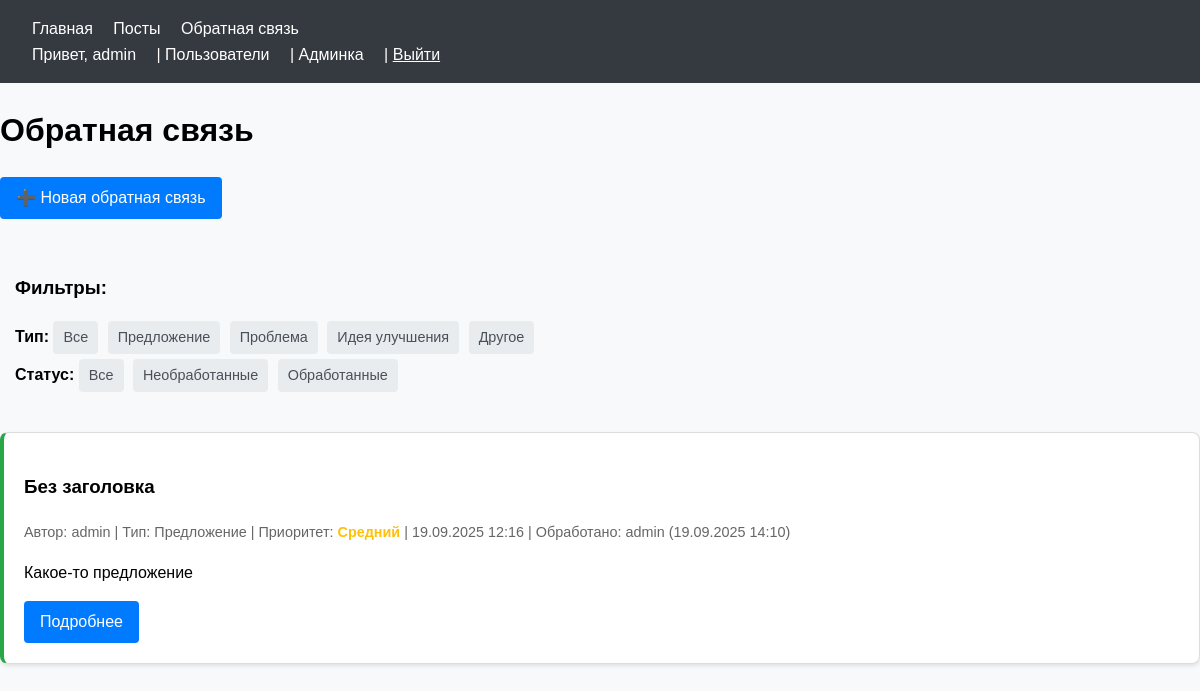
The app's page /feedback/?type=suggestion (signed in) with its own data.
### users/models.py (models this page shows, shortened)
class User(AbstractUser):
    skills = models.TextField('Сильные навыки', blank=True)
    position = models.CharField('Должность', max_length=100, blank=True)
    is_approved = models.BooleanField('Подтверждённый аккаунт', default=False)

### feedback/models.py (models this page shows, shortened)
class Feedback(models.Model):
    FEEDBACK_TYPES = [
        ('suggestion', 'Предложение'),
        ('problem', 'Проблема'),
        ('improvement', 'Идея улучшения'),
        ('other', 'Другое'),
    ]
    PRIORITY_LEVELS = [
        ('low', 'Низкий'),
        ('medium', 'Средний'),
        ('high', 'Высокий'),
    ]
    author = models.ForeignKey(
        settings.AUTH_USER_MODEL, on_delete=models.CASCADE)
    title = models.CharField('Заголовок', max_length=200,
                             default='Без заголовка')  # Добавим default
    content = models.TextField('Содержание обратной связи')
    feedback_type = models.CharField(
        'Тип обратной связи', max_length=20, choices=FEEDBACK_TYPES, default='suggestion')
    priority = models.CharField(
        'Приоритет', max_length=10, choices=PRIORITY_LEVELS, default='medium')
    created_at = models.DateTimeField(default=timezone.now)
    updated_at = models.DateTimeField(auto_now=True)
    is_processed = models.BooleanField('Обработано', default=False)
    processed_by = models.ForeignKey(settings.AUTH_USER_MODEL, on_delete=models.SET_NULL, null=True, blank=True,
                                     related_name='processed_feedbacks', verbose_name='Кем обработано')
    processed_at = models.DateTimeField(
        'Когда обработано', null=True, blank=True)
    response = models.TextField('Ответ на обратную связь', blank=True)
    class Meta:
        ordering = ['-created_at']
        verbose_name = 'обратная связь'
        verbose_name_plural = 'обратные связи'

### feedback/views.py (the view)
# urls.py: path('', views.feedback_list, name='feedback_list'),
@login_required
def feedback_list(request):
    if request.user.is_staff:
        feedbacks = Feedback.objects.all().order_by('-created_at')
    else:
        feedbacks = Feedback.objects.filter(
            author=request.user).order_by('-created_at')
    feedback_type = request.GET.get('type')
    if feedback_type:
        feedbacks = feedbacks.filter(feedback_type=feedback_type)
    status = request.GET.get('status')
    if status == 'processed':
        feedbacks = feedbacks.filter(is_processed=True)
    elif status == 'unprocessed':
        feedbacks = feedbacks.filter(is_processed=False)
    feedback_types = Feedback.FEEDBACK_TYPES
    return render(request, 'feedback/feedback_list.html', {
        'feedbacks': feedbacks,
        'current_type': feedback_type,
        'current_status': status,
        'feedback_types': feedback_types
    })

### feedback/templates/feedback/feedback_list.html (shortened to what this page needs)
{% extends 'base.html' %}
{% block content %}
  <h1>Обратная связь</h1>
  <div class="feedback-actions">
    <a href="{% url 'feedback_create' %}" class="btn">➕ Новая обратная связь</a>
    <div class="filters">
      <h3>Фильтры:</h3>
      <div>
        <strong>Тип:</strong>
        <a href="?"
          class="filter-btn">
          Все
        </a>
        {% for type_value, type_name in feedback_types %}
          <a href="?type={{ type_value }}"
            class="filter-btn">
            {{ type_name }}
          </a>
        {% endfor %}
      </div>
      <div>
        <strong>Статус:</strong>
        <a href="?{% if current_type %}
            type={{ current_type }}&
          {% endif %}"
          class="filter-btn">
          Все
        </a>
        <a href="?status=unprocessed{% if current_type %}
            &type={{ current_type }}
          {% endif %}"
          class="filter-btn">
          Необработанные
        </a>
        <a href="?status=processed{% if current_type %}
            &type={{ current_type }}
          {% endif %}"
          class="filter-btn">
          Обработанные
        </a>
      </div>
    </div>
  </div>
  {% for feedback in feedbacks %}
    <div class="feedback {% if feedback.is_processed %}
        processed
      {% else %}
        unprocessed
      {% endif %}">
      <h3>{{ feedback.title }}</h3>
      <p class="feedback-meta">
        Автор: {{ feedback.author.username }} | Тип: {{ feedback.get_feedback_type_display }} | Приоритет: <span class="priority-{{ feedback.priority }}">{{ feedback.get_priority_display }}</span> |
        {{ feedback.created_at|date:'d.m.Y H:i' }}
        {% if feedback.is_processed %}
          | Обработано: {{ feedback.processed_by.username }} ({{ feedback.processed_at|date:'d.m.Y H:i' }})
        {% endif %}
      </p>
      <p>{{ feedback.content|truncatewords:30 }}</p>
      <a href="{% url 'feedback_detail' feedback.id %}" class="btn">Подробнее</a>
    </div>
  {% empty %}
    <p>Пока нет обратной связи.</p>
  {% endfor %}
{% endblock %}

### templates/base.html (shortened to what this page needs)
<!DOCTYPE html>
<html lang="ru">
  <head>
    {% load static %}
    <link rel="stylesheet" href="{% static 'css/style.css' %}" />
    <link rel="stylesheet" href="{% static 'css/posts.css' %}" />
    <link rel="stylesheet" href="{% static 'css/feedback.css' %}">
  </head>
  <body>
    <nav class="navbar">
      <div>
        <a href="{% url 'home' %}">Главная</a>
        <a href="{% url 'post_list' %}">Посты</a>
        <a href="{% url 'feedback_list' %}">Обратная связь</a>
      </div>
      <div class="user-info">
        {% if user.is_authenticated %}
          Привет, <a href="{% url 'profile' %}">{{ user.username }}</a>{% if user.is_staff %}
            | <a href="{% url 'user_list' %}">Пользователи</a>
            | <a href="{% url 'admin:index' %}">Админка</a>
          {% endif %}|<form action="{% url 'logout' %}" method="post" style="display: inline;">
            <button type="submit" style="background: none; border: none; color: white; cursor: pointer; text-decoration: underline; padding: 0; margin: 0;">Выйти</button>
          </form>
        {% else %}
          <a href="{% url 'login' %}">Войти</a>
        {% endif %}
      </div>
    </nav>
    <main>
      {% block content %}
      {% endblock %}
    </main>
  </body>
</html>

### static/css/style.css (style rules this page uses)
body { font-family: Arial, sans-serif; line-height: 1.6; margin: 0; padding: 0; background-color: #f8f9fa; }
.navbar { background: #343a40; color: white; padding: 1rem 2rem; }
.navbar a { color: white; text-decoration: none; margin-right: 1rem; }
.btn { display: inline-block; padding: 0.5rem 1rem; background: #007bff; color: white; text-decoration: none; border-radius: 0.25rem; border: none; cursor: pointer; }
.navbar form { display: inline; }
.navbar button { background: none; border: none; color: white; cursor: pointer; text-decoration: underline; padding: 0; margin: 0; font: inherit; }

### static/css/posts.css (style rules this page uses)
.filters { margin-bottom: 20px; }
.filter-btn { display: inline-block; padding: 8px 16px; margin-right: 10px; background: #e9ecef; color: #495057; text-decoration: none; border-radius: 4px; }

### static/css/feedback.css (style rules this page uses)
.feedback { background: white; border: 1px solid #ddd; border-radius: 8px; padding: 20px; margin-bottom: 20px; box-shadow: 0 2px 4px rgba(0,0,0,0.1); }
.feedback.processed { border-left: 4px solid #28a745; }
.feedback-meta { color: #666; font-size: 0.9em; margin-bottom: 15px; }
.priority-medium { color: #ffc107; font-weight: bold; }
.filters { margin: 20px 0; padding: 15px; background: #f8f9fa; border-radius: 6px; }
.filter-btn { display: inline-block; padding: 5px 10px; margin: 0 5px 5px 0; background: #e9ecef; color: #495057; text-decoration: none; border-radius: 4px; font-size: 0.9em; }

### records on screen
User: username "admin"
Feedback: title "Без заголовка", author.username "admin", feedback_type "Предложение", priority "Средний", created_at "19.09.2025 12:16", processed_by.username "admin", processed_at "19.09.2025 14:10", content "Какое-то предложение"

### other values on screen
{{ type_name }} "Предложение" "Проблема" "Идея улучшения" "Другое"
